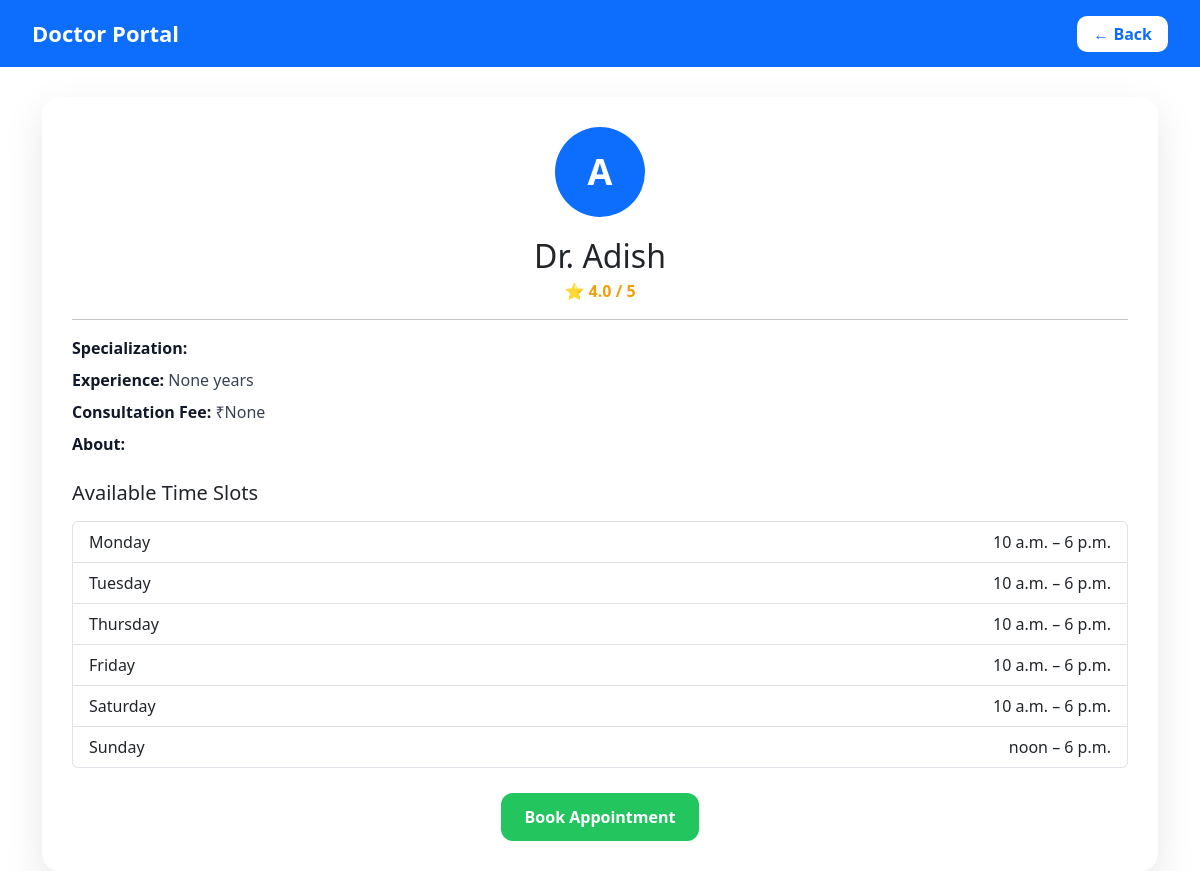
The page /doctors/1/ on the database its author committed.
### doctors/models.py (models this page shows, shortened)
class DoctorProfile(models.Model):
    user = models.OneToOneField(User, on_delete=models.CASCADE)
    specialization = models.CharField(max_length=100, blank=True)
    experience_years = models.IntegerField(null=True, blank=True)
    bio = models.TextField(blank=True)
    consultation_fee = models.DecimalField(
        max_digits=8, decimal_places=2, null=True, blank=True
    )
    def average_rating(self):
        avg = self.ratings.aggregate(avg=Avg('rating'))['avg']
        return avg or 0

class Availability(models.Model):
    doctor = models.ForeignKey(
        DoctorProfile,
        on_delete=models.CASCADE,
        related_name='availabilities'
    )
    day_of_week = models.IntegerField(
        choices=[
            (0, 'Monday'),
            (1, 'Tuesday'),
            (2, 'Wednesday'),
            (3, 'Thursday'),
            (4, 'Friday'),
            (5, 'Saturday'),
            (6, 'Sunday'),
        ]
    )
    start_time = models.TimeField()
    end_time = models.TimeField()

### accounts/models.py (models this page shows)
class User(AbstractUser):
    ROLE_CHOICES = (
        ('patient', 'Patient'),
        ('doctor', 'Doctor'),
    )
    role = models.CharField(max_length=10, choices=ROLE_CHOICES)

### doctors/views.py (the view)
# urls.py: path('doctors/<int:doctor_id>/', doctor_detail, name='doctor_detail'),
def doctor_detail(request, doctor_id):
    doctor = get_object_or_404(DoctorProfile, id=doctor_id)
    availability = doctor.availabilities.all()
    return render(request, 'doctors/doctor_detail.html', {
        'doctor': doctor,
        'availability': availability
    })

### doctors/templates/doctors/doctor_detail.html (shortened to what this page needs)
<!DOCTYPE html>
<html>
<head>
    <link href="https://cdn.jsdelivr.net/npm/bootstrap@5.3.2/dist/css/bootstrap.min.css" rel="stylesheet">
</head>
<body>
<nav class="navbar navbar-custom">
    <div class="container-fluid">
        <a class="navbar-brand">Doctor Portal</a>
        <a href="{% url 'doctor_list' %}" class="back-btn">← Back</a>
    </div>
</nav>
<div class="container">
    <div class="profile-card">
        <div class="text-center">
            <div class="avatar mx-auto">
                {{ doctor.user.username|slice:":1"|upper }}
            </div>
            <h2 class="mb-1">Dr. {{ doctor.user.username }}</h2>
            <p class="rating">
                ⭐ {{ doctor.average_rating|floatformat:1 }} / 5
            </p>
        </div>
        <hr>
        <div class="info">
            <p><strong>Specialization:</strong> {{ doctor.specialization }}</p>
            <p><strong>Experience:</strong> {{ doctor.experience_years }} years</p>
            <p><strong>Consultation Fee:</strong> ₹{{ doctor.consultation_fee }}</p>
            <p><strong>About:</strong> {{ doctor.bio }}</p>
        </div>
        <div class="availability-card">
            <h5 class="mt-4 mb-3">Available Time Slots</h5>
            <ul class="list-group">
                {% for slot in availability %}
                    <li class="list-group-item d-flex justify-content-between">
                        <span>
                            {{ slot.get_day_of_week_display }}
                        </span>
                        <span>
                            {{ slot.start_time }} – {{ slot.end_time }}
                        </span>
                    </li>
                {% empty %}
                    <li class="list-group-item text-muted">
                        No availability added yet
                    </li>
                {% endfor %}
            </ul>
        </div>
        <div class="text-center">
            <a href="{% url 'book_appointment' doctor.id %}" class="btn btn-success book-btn">
                Book Appointment
            </a>
        </div>
    </div>
</div>
</body>
</html>

### doctors/templates/doctors/doctor_detail.html (style rules this page uses)
body { font-family: "Segoe UI", Tahoma, Geneva, Verdana, sans-serif; margin: 0; min-height: 100vh; position: relative; }
body::before { content: ""; position: fixed; top: 0; left: 0; width: 100%; height: 100%; background: url("https://images.unsplash.com/photo-1580281657527-47f249e8f8a9") no-repeat center center/cover; filter: blur(8px); opacity: 0.25; z-index: -1; }
.navbar-custom { background: #0d6efd; padding: 12px 20px; }
.navbar-custom .navbar-brand { color: white; font-weight: 700; font-size: 22px; }
.back-btn { background: white; color: #0d6efd; border-radius: 10px; padding: 6px 16px; font-weight: 600; text-decoration: none; }
.profile-card { background: white; border-radius: 18px; box-shadow: 0 15px 40px rgba(0,0,0,0.1); padding: 30px; margin-top: 30px; }
.avatar { width: 90px; height: 90px; border-radius: 50%; background: #0d6efd; color: white; font-size: 36px; font-weight: bold; display: flex; align-items: center; justify-content: center; margin-bottom: 20px; }
.rating { color: #f59e0b; font-weight: 600; font-size: 16px; }
.info p { margin-bottom: 8px; color: #374151; }
.info strong { color: #111827; }
.availability-card { margin-top: 25px; }
.book-btn { background: #22c55e; border: none; padding: 12px 24px; border-radius: 12px; font-weight: 600; margin-top: 25px; }

### rows shown on the page
DoctorProfile: user.username "A", user.username "Adish", average_rating "4.0", experience_years "None", consultation_fee "None"
Availability: day_of_week "Monday", start_time "10 a.m.", end_time "6 p.m."
Availability: day_of_week "Tuesday", start_time "10 a.m.", end_time "6 p.m."
Availability: day_of_week "Thursday", start_time "10 a.m.", end_time "6 p.m."
Availability: day_of_week "Friday", start_time "10 a.m.", end_time "6 p.m."
Availability: day_of_week "Saturday", start_time "10 a.m.", end_time "6 p.m."
Availability: day_of_week "Sunday", start_time "noon", end_time "6 p.m."
